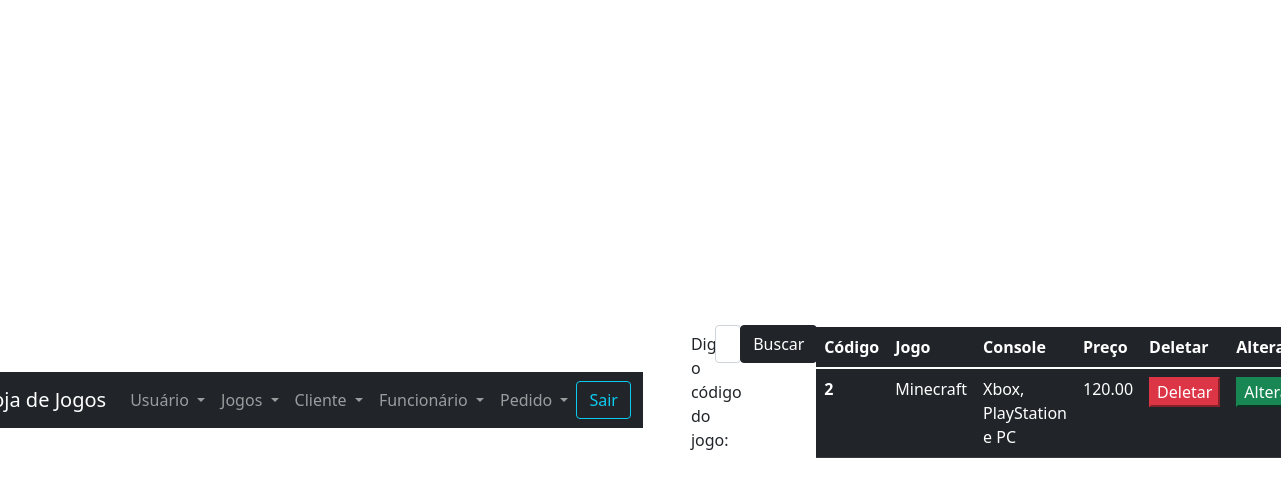
The app's page /view/listaJogoCod.php?CodJog=2 (signed in) with its own data.
### tables this page shows
CREATE TABLE `tbjogo` (
  `codJog` int(4) NOT NULL,
  `nomeJog` varchar(30) NOT NULL,
  `tamanhoJog` char(10) NOT NULL,
  `precoJog` decimal(6,2) NOT NULL,
  `requisitosjog` varchar(500) NOT NULL,
  `consoleJog` varchar(100) NOT NULL,
  `classificacaoJog` varchar(10) NOT NULL,
  `avaliacaoJog` int(6) NOT NULL
);

### model/bancoJogo.php (called while the page is built, shortened)
<?php
function listaJogoCod($conexao, $codJogo){
    $query = "select * from tbjogo where codJog={$codJogo}";
    $resultados = mysqli_query($conexao, $query);
    $res = mysqli_fetch_array($resultados);
    return $res;
}
?>

### view/listaJogoCod.php (the view, shortened to what this page needs)
<?php
    include_once("header.php");
    include_once("../model/conexao.php");
    include_once("../model/bancoJogo.php");
?>
<div class="p-5">
    <form action="listaJogoCod.php" method="GET">
        <div class="row mb-3">
            <label for="inputCod" class="col-sm-2 col-form-label"> Digite o código do jogo: </label>
            <div class="col-sm-3">
                <input type="number" required name="CodJog" class="form-control" id="inputCod">
            </div>
            <div class="col-sm-3">
                <input class="btn btn-dark" type="submit" value="Buscar">
            </div>
        </div>
    </form>
</div>
<table class="table table-dark table-hover">
    <thead>
        <tr>
            <th scope="col"> Código </th>
            <th scope="col"> Jogo </th>
            <th scope="col"> Console </th>
            <th scope="col"> Preço </th>
            <th scope="col"> Deletar </th>
            <th scope="col"> Alterar </th>
        </tr>
    </thead>
    <?php
        $CodJog = isset($_GET['CodJog'])?$_GET['CodJog']:"0";
        if($CodJog){
            $jogo = listaJogoCod($conexao, $CodJog);
            if($jogo){
    ?>
    <tbody>
        <tr>
            <th scope="row"> <?=$jogo['codJog']?> </th>
            <td> <?=$jogo['nomeJog']?> </td>
            <td> <?=$jogo['consoleJog']?> </td>
            <td> <?=$jogo['precoJog']?> </td>
            <td>
            <form action="../controller/deletarJogo.php" method="POST">
                    <button type="submit" class="btn-danger"> Deletar </button>
                </form>
            </td>
            <td>
                <form action="../view/formalterarJogo.php" method="POST">
                    <button type="submit" class="btn-success"> Alterar </button>
                </form>
            </td>
        </tr>
    <?php
        }
    }
    ?>
    </tbody>
</table>
<?php
    include_once("footer.php");
?>

### view/css/style.css (style rules this page uses)
body { display: flex; justify-content: center; align-items: center; height: 100vh; }

### records on screen
tbjogo: codJog "2", nomeJog "Minecraft", consoleJog "Xbox, PlayStation e PC", precoJog "120.00"
